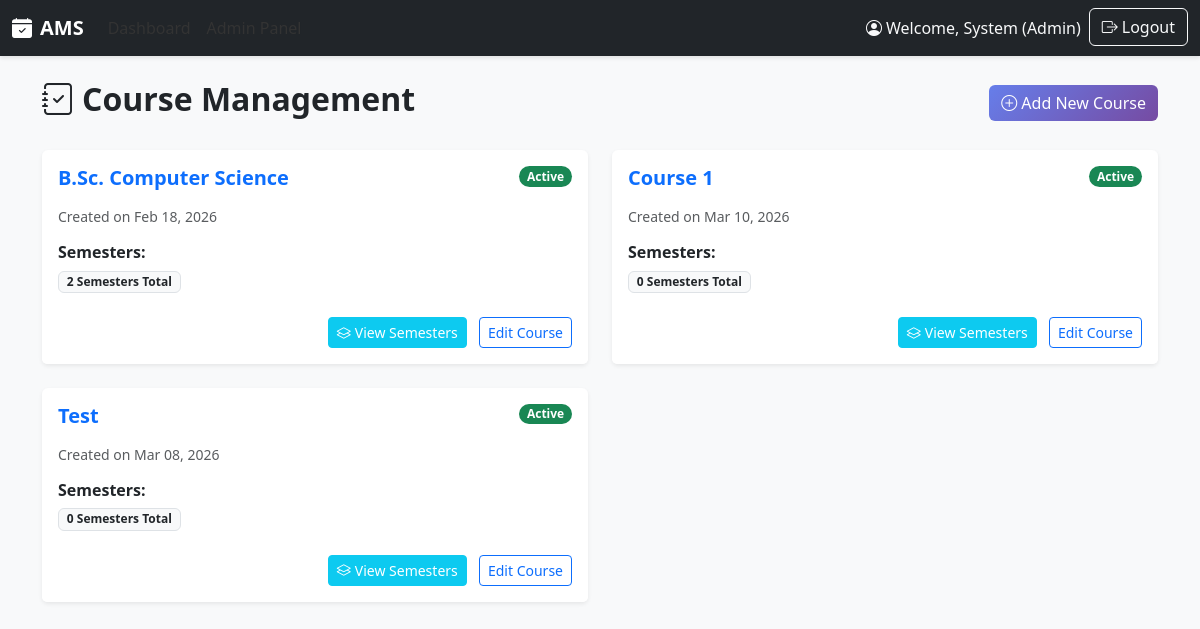
The page /accounts/admin/courses/ (signed in) on the database as committed earlier.
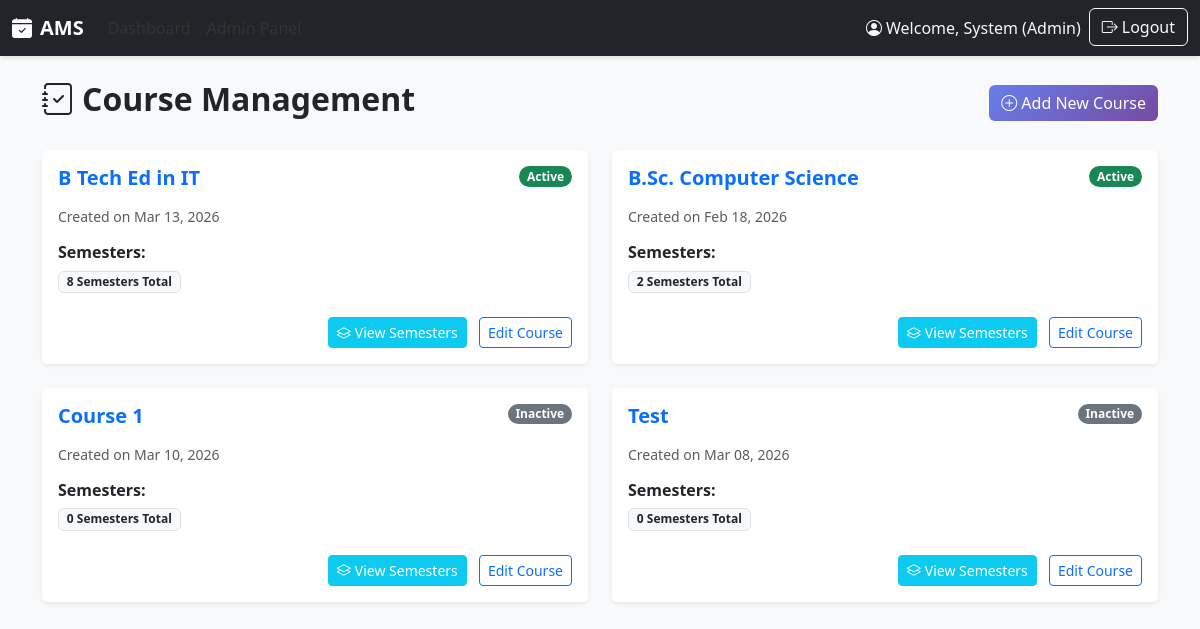
The same page on the database as committed later.
### core/models.py (models this page shows, shortened)
class Course(models.Model):
    STATUS_CHOICES = [
        ('active', 'Active'),
        ('inactive', 'Inactive'),
    ]
    id = models.UUIDField(primary_key=True, default=uuid.uuid4, editable=False)
    course_name = models.CharField(max_length=200)
    status = models.CharField(max_length=20, choices=STATUS_CHOICES, default='active')
    created_at = models.DateTimeField(auto_now_add=True)
    updated_at = models.DateTimeField(auto_now=True)
    class Meta:
        db_table = 'course'
        ordering = ['course_name']

### accounts/views.py (the view)
# urls.py: path('admin/courses/', views.course_list, name='course_list'),
@login_required
@user_passes_test(role_check('admin'), login_url='login')
def course_list(request):
    courses = Course.objects.all().prefetch_related('semesters')
    context = {
        'courses': courses,
        'page_title': 'Course Management'
    }
    return render(request, 'admin/course_list.html', context)

### accounts/views.py (called while the page is built)
def role_check(role):
    def check(user):
        return user.is_authenticated and (user.role == role or user.is_superuser)
    return check

### templates/admin/course_list.html (shortened to what this page needs)
{% extends 'base.html' %}
{% block content %}
<div class="d-flex justify-content-between align-items-center mb-4">
    <h2 class="fw-bold"><i class="bi bi-journal-check me-2"></i>{{ page_title }}</h2>
    <a href="{% url 'course_create' %}" class="btn btn-primary">
        <i class="bi bi-plus-circle me-1"></i>Add New Course
    </a>
</div>
<div class="row">
    {% for course in courses %}
    <div class="col-md-6 mb-4">
        <div class="card shadow-sm border-0 h-100">
            <div class="card-body">
                <div class="d-flex justify-content-between align-items-start mb-3">
                    <h5 class="fw-bold text-primary mb-0">{{ course.course_name }}</h5>
                    <span
                        class="badge {% if course.status == 'active' %}bg-success{% else %}bg-secondary{% endif %} rounded-pill">
                        {{ course.status|title }}
                    </span>
                </div>
                <p class="text-muted small mb-3">Created on {{ course.created_at|date:"M d, Y" }}</p>
                <h6 class="fw-bold mb-2">Semesters:</h6>
                <div class="d-flex flex-wrap gap-2">
                    <span class="badge bg-light text-dark border">{{ course.semesters.count }} Semesters Total</span>
                </div>
            </div>
            <div class="card-footer bg-white border-0 text-end pb-3">
                <a href="{% url 'course_semesters' course.id %}" class="btn btn-sm btn-info me-2 text-white">
                    <i class="bi bi-layers me-1"></i>View Semesters
                </a>
                <a href="{% url 'course_edit' course.id %}" class="btn btn-sm btn-outline-primary">Edit Course</a>
            </div>
        </div>
    </div>
    {% empty %}
    <div class="col-12 text-center py-5">
        <p class="text-muted">No courses found.</p>
    </div>
    {% endfor %}
</div>
{% endblock %}

Rows that differ between the two databases and show on the page:
added Course: course_name "B Tech Ed in IT", status "Active", created_at "Mar 13, 2026", semesters.count "8"
changed Course "Course 1": status "Active" → "Inactive"
changed Course "Test": status "Active" → "Inactive"
